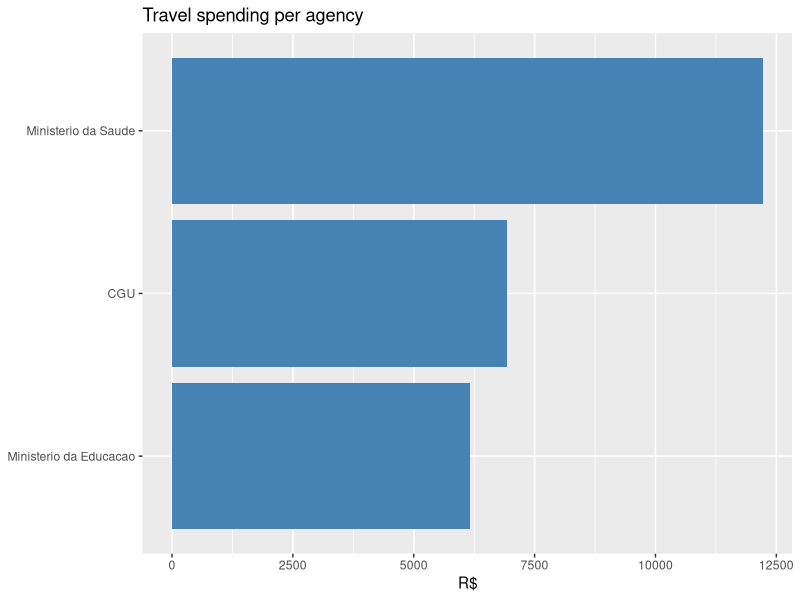
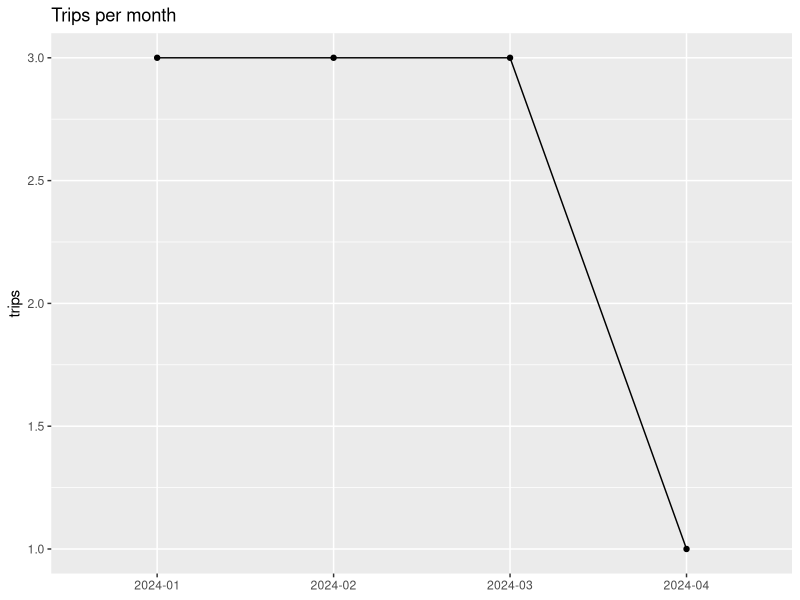
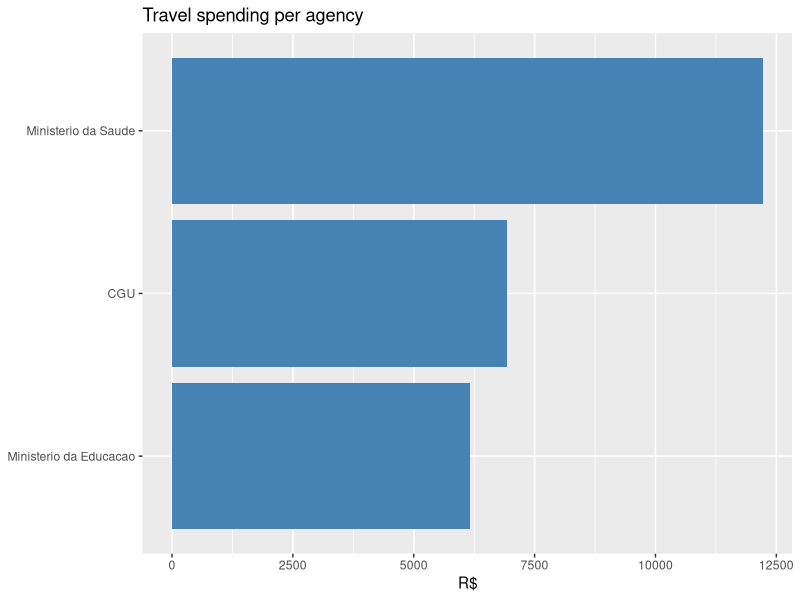
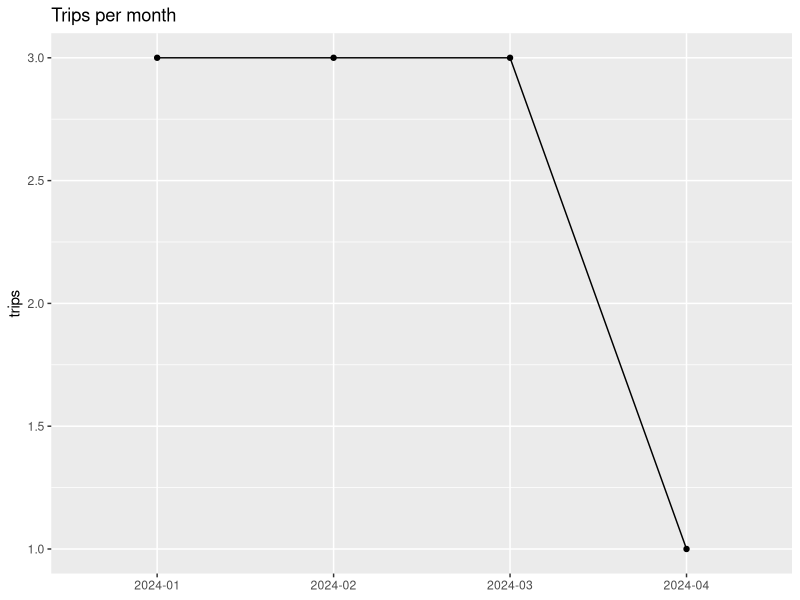

Source code (R) for these figures, in order:
library(dplyr)
library(ggplot2)

trips <- read.csv2("04-practice/data/travel_sample.csv", encoding = "UTF-8")

# dates come as dd/mm/yyyy, R needs to be told the format
trips$start_date <- as.Date(trips$start_date, format = "%d/%m/%Y")
trips$month <- format(trips$start_date, "%Y-%m")
trips$total <- trips$daily_allowance + trips$tickets

str(trips)
summary(trips$total)

# 1. spent per agency
by_agency <- trips %>%
  group_by(agency) %>%
  summarise(total = sum(total)) %>%
  arrange(desc(total))
by_agency

# 2. spent per city
by_city <- trips %>%
  group_by(destination) %>%
  summarise(total = sum(total), trips = n()) %>%
  arrange(desc(total))
by_city

# 3. trips per month
by_month <- trips %>% count(month)
by_month

ggplot(by_agency, aes(x = reorder(agency, total), y = total)) +
  geom_col(fill = "steelblue") +
  coord_flip() +
  labs(title = "Travel spending per agency", x = NULL, y = "R$")
ggsave("04-practice/spending_per_agency.png", width = 7, height = 4)

ggplot(by_month, aes(x = month, y = n, group = 1)) +
  geom_line() +
  geom_point() +
  labs(title = "Trips per month", x = NULL, y = "trips")
ggsave("04-practice/trips_per_month.png", width = 7, height = 4)
